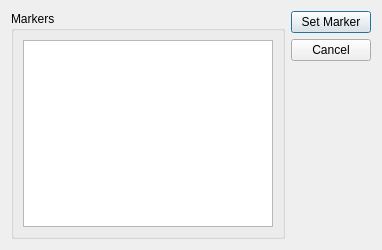
<ui version="4.0" >
 <class>Add_Marker_Dialog</class>
 <widget class="QDialog" name="Add_Marker_Dialog" >
  <property name="geometry" >
   <rect>
    <x>0</x>
    <y>0</y>
    <width>382</width>
    <height>250</height>
   </rect>
  </property>
  <property name="windowTitle" >
   <string>Add a Marker?</string>
  </property>
  <layout class="QGridLayout" name="gridLayout" >
   <item rowspan="3" row="0" column="0" >
    <widget class="QGroupBox" name="groupBox_Markers" >
     <property name="title" >
      <string>Markers</string>
     </property>
     <layout class="QHBoxLayout" name="horizontalLayout" >
      <item>
       <widget class="QListWidget" name="listWidget_Markers" />
      </item>
     </layout>
    </widget>
   </item>
   <item row="0" column="1" >
    <widget class="QPushButton" name="pushButton_Set_Marker" >
     <property name="text" >
      <string>Set Marker</string>
     </property>
    </widget>
   </item>
   <item row="1" column="1" >
    <widget class="QPushButton" name="pushButton_Cancel" >
     <property name="text" >
      <string>Cancel</string>
     </property>
    </widget>
   </item>
   <item row="2" column="1" >
    <spacer name="verticalSpacer" >
     <property name="orientation" >
      <enum>Qt::Vertical</enum>
     </property>
     <property name="sizeHint" stdset="0" >
      <size>
       <width>20</width>
       <height>127</height>
      </size>
     </property>
    </spacer>
   </item>
  </layout>
 </widget>
 <resources/>
 <connections/>
</ui>
